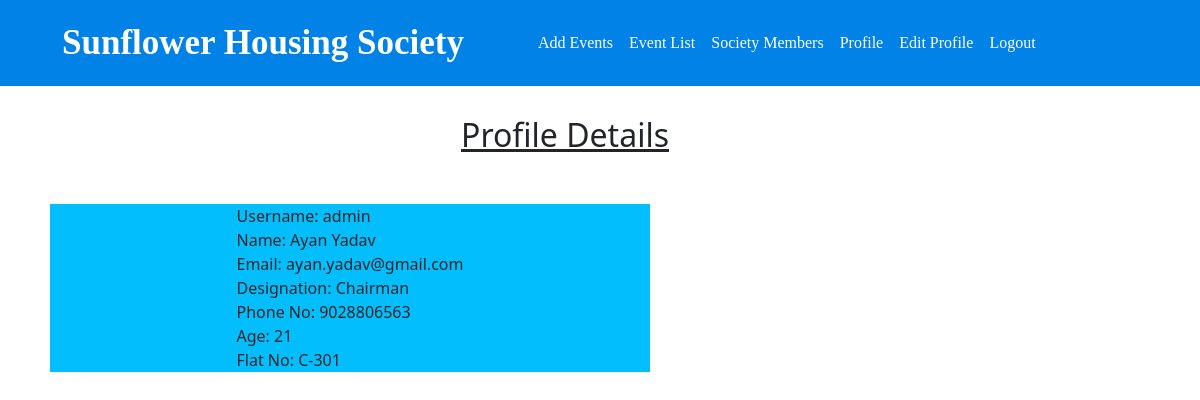
Screenshot of /society/profile.php (signed in) with the database file from the repository.
### tables this page shows
CREATE TABLE `profile` (
  `user` varchar(23) NOT NULL,
  `sno` int(11) NOT NULL,
  `fname` varchar(23) NOT NULL,
  `lname` varchar(23) NOT NULL,
  `email` varchar(50) NOT NULL,
  `designation` varchar(23) NOT NULL,
  `age` int(11) NOT NULL,
  `phone` varchar(23) NOT NULL,
  `flat` varchar(23) NOT NULL
);

### society/profile.php (the view, shortened to what this page needs)
<?php
include 'connect.php';
$sql = "SELECT * FROM `profile` WHERE user='$_SESSION[username]'";
$result = mysqli_query($conn, $sql);
$row = mysqli_fetch_assoc($result);
?>
<!doctype html>
<html lang="en">
  <head>
    <link href="https://cdn.jsdelivr.net/npm/bootstrap@5.1.3/dist/css/bootstrap.min.css" rel="stylesheet">
    <link href="event.css" rel="stylesheet">
    <link href="home.css" rel="stylesheet">
  </head>
  <body>
    <?php require 'nav.php' ?>
<div>
    <h2 class="text-left" style="margin: 30px 0px 0px -70px; text-decoration: underline; text-align: center;" >Profile Details</h1>
</div>
<?php
   echo' <div class="event">';
        echo 'Username: '. $row["user"].'<br>';
        echo 'Name: '. $row["fname"]. ' '. $row["lname"]. '<br>';
        echo 'Email: '. $row["email"]. '<br>';
        echo 'Designation: '. $row["designation"]. '<br>';
        echo 'Phone No: '. $row["phone"]. '<br>';
        echo 'Age: '. $row["age"]. '<br>';
        echo 'Flat No: '. $row["flat"]. '<br>';
echo '</div>';
?>
  </body>
</html>

### society/event.css (style rules this page uses)
.event { display: flex; background-color: #03befc; margin: 50px 50px; width: 50%; justify-content: center; box-sizing: border-box; }

### rows the page displays
profile: user "admin", fname "Ayan", lname "Yadav", email "ayan.yadav@gmail.com", designation "Chairman", phone "9028806563", age "21", flat "C-301"
